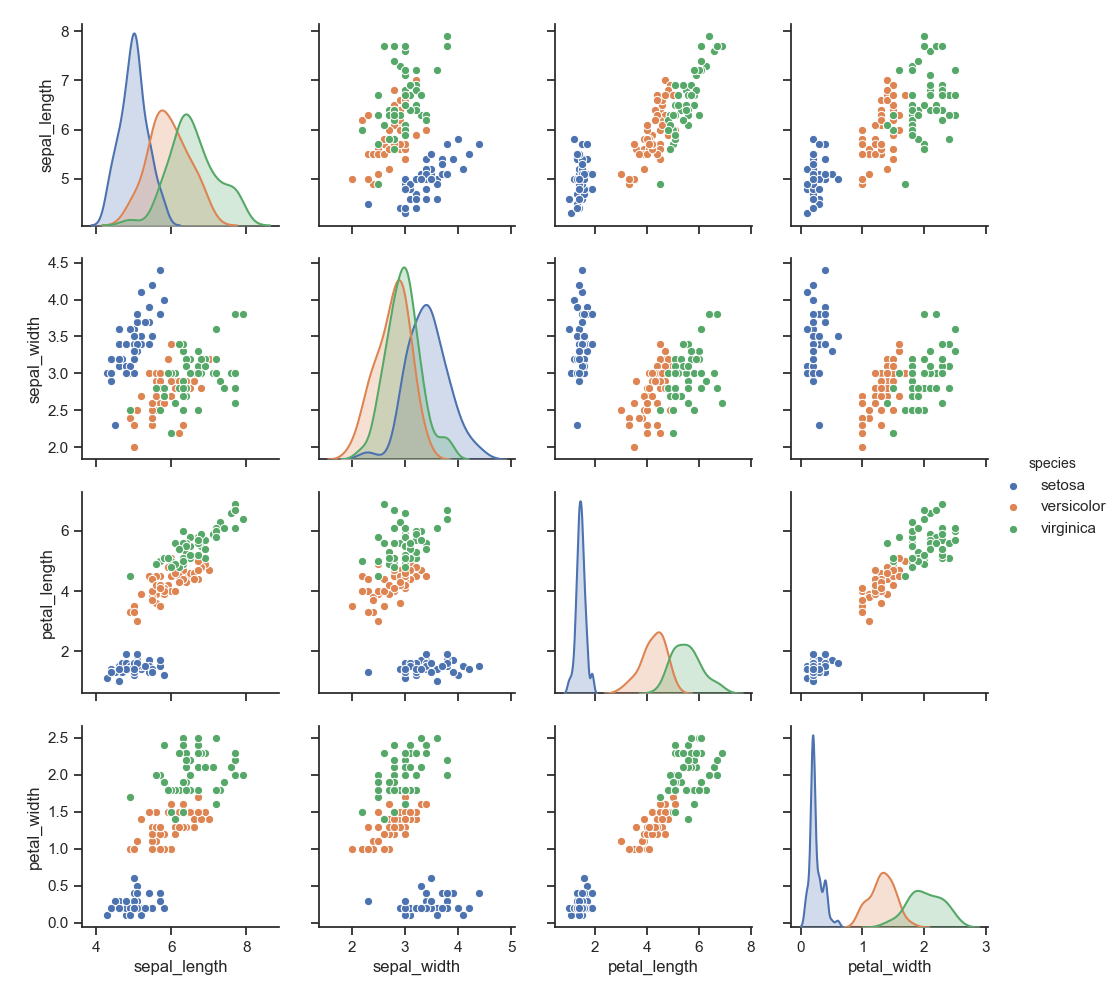

This chart was generated by the following Python code:
#import pandas
#from pandas.plotting import scatter_matrix
#import matplotlib.pyplot as plt

# Assign the file to var iris, assign names to the cols and pass the panda read file to df
#iris = "iris.txt"
#names = ['sepal-length', 'sepal-width', 'petal-length', 'petal-width', 'class']
#df = pandas.read_csv(iris, names=names)

#Call on the scatter_matrix mod in pandas to create a simple scatter matrix 
#scatter_matrix(df, figsize=None,color=colors,diagonal='hist')
#plt.show()
import seaborn as sns
import matplotlib.pyplot as plt
sns.set(style="ticks", color_codes=True)
iris = sns.load_dataset("iris")

iris = sns.load_dataset("iris")
sns.pairplot(iris, hue="species")

plt.show()
